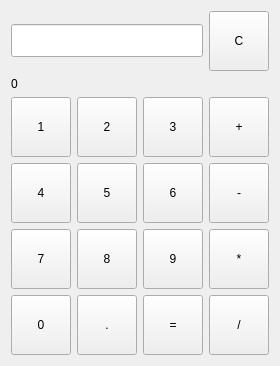
<?xml version="1.0" encoding="UTF-8"?>
<ui version="4.0">
 <class>WdtCalculator</class>
 <widget class="QWidget" name="WdtCalculator">
  <property name="geometry">
   <rect>
    <x>0</x>
    <y>0</y>
    <width>278</width>
    <height>363</height>
   </rect>
  </property>
  <property name="windowTitle">
   <string>Form</string>
  </property>
  <layout class="QVBoxLayout" name="verticalLayout">
   <item>
    <layout class="QGridLayout" name="gridLayout">
     <item row="6" column="1">
      <widget class="QPushButton" name="btnPoint">
       <property name="minimumSize">
        <size>
         <width>60</width>
         <height>60</height>
        </size>
       </property>
       <property name="maximumSize">
        <size>
         <width>60</width>
         <height>60</height>
        </size>
       </property>
       <property name="focusPolicy">
        <enum>Qt::NoFocus</enum>
       </property>
       <property name="text">
        <string>.</string>
       </property>
      </widget>
     </item>
     <item row="6" column="3">
      <widget class="QPushButton" name="btnDiv">
       <property name="minimumSize">
        <size>
         <width>60</width>
         <height>60</height>
        </size>
       </property>
       <property name="maximumSize">
        <size>
         <width>60</width>
         <height>60</height>
        </size>
       </property>
       <property name="focusPolicy">
        <enum>Qt::NoFocus</enum>
       </property>
       <property name="text">
        <string>/</string>
       </property>
      </widget>
     </item>
     <item row="4" column="0">
      <widget class="QPushButton" name="btn7">
       <property name="minimumSize">
        <size>
         <width>60</width>
         <height>60</height>
        </size>
       </property>
       <property name="maximumSize">
        <size>
         <width>60</width>
         <height>60</height>
        </size>
       </property>
       <property name="focusPolicy">
        <enum>Qt::NoFocus</enum>
       </property>
       <property name="text">
        <string>7</string>
       </property>
      </widget>
     </item>
     <item row="3" column="1">
      <widget class="QPushButton" name="btn5">
       <property name="minimumSize">
        <size>
         <width>60</width>
         <height>60</height>
        </size>
       </property>
       <property name="maximumSize">
        <size>
         <width>60</width>
         <height>60</height>
        </size>
       </property>
       <property name="focusPolicy">
        <enum>Qt::NoFocus</enum>
       </property>
       <property name="text">
        <string>5</string>
       </property>
      </widget>
     </item>
     <item row="2" column="2">
      <widget class="QPushButton" name="btn3">
       <property name="minimumSize">
        <size>
         <width>60</width>
         <height>60</height>
        </size>
       </property>
       <property name="maximumSize">
        <size>
         <width>60</width>
         <height>60</height>
        </size>
       </property>
       <property name="focusPolicy">
        <enum>Qt::NoFocus</enum>
       </property>
       <property name="text">
        <string>3</string>
       </property>
      </widget>
     </item>
     <item row="6" column="0">
      <widget class="QPushButton" name="btn0">
       <property name="minimumSize">
        <size>
         <width>60</width>
         <height>60</height>
        </size>
       </property>
       <property name="maximumSize">
        <size>
         <width>60</width>
         <height>60</height>
        </size>
       </property>
       <property name="focusPolicy">
        <enum>Qt::NoFocus</enum>
       </property>
       <property name="text">
        <string>0</string>
       </property>
      </widget>
     </item>
     <item row="2" column="3">
      <widget class="QPushButton" name="btnPlus">
       <property name="minimumSize">
        <size>
         <width>60</width>
         <height>60</height>
        </size>
       </property>
       <property name="maximumSize">
        <size>
         <width>60</width>
         <height>60</height>
        </size>
       </property>
       <property name="focusPolicy">
        <enum>Qt::NoFocus</enum>
       </property>
       <property name="text">
        <string>+</string>
       </property>
      </widget>
     </item>
     <item row="4" column="1">
      <widget class="QPushButton" name="btn8">
       <property name="minimumSize">
        <size>
         <width>60</width>
         <height>60</height>
        </size>
       </property>
       <property name="maximumSize">
        <size>
         <width>60</width>
         <height>60</height>
        </size>
       </property>
       <property name="focusPolicy">
        <enum>Qt::NoFocus</enum>
       </property>
       <property name="text">
        <string>8</string>
       </property>
      </widget>
     </item>
     <item row="0" column="3">
      <widget class="QPushButton" name="btnClear">
       <property name="minimumSize">
        <size>
         <width>60</width>
         <height>60</height>
        </size>
       </property>
       <property name="maximumSize">
        <size>
         <width>60</width>
         <height>60</height>
        </size>
       </property>
       <property name="focusPolicy">
        <enum>Qt::NoFocus</enum>
       </property>
       <property name="text">
        <string>C</string>
       </property>
      </widget>
     </item>
     <item row="3" column="3">
      <widget class="QPushButton" name="btnMinus">
       <property name="minimumSize">
        <size>
         <width>60</width>
         <height>60</height>
        </size>
       </property>
       <property name="maximumSize">
        <size>
         <width>60</width>
         <height>60</height>
        </size>
       </property>
       <property name="focusPolicy">
        <enum>Qt::NoFocus</enum>
       </property>
       <property name="text">
        <string>-</string>
       </property>
      </widget>
     </item>
     <item row="4" column="2">
      <widget class="QPushButton" name="btn9">
       <property name="minimumSize">
        <size>
         <width>60</width>
         <height>60</height>
        </size>
       </property>
       <property name="maximumSize">
        <size>
         <width>60</width>
         <height>60</height>
        </size>
       </property>
       <property name="focusPolicy">
        <enum>Qt::NoFocus</enum>
       </property>
       <property name="text">
        <string>9</string>
       </property>
      </widget>
     </item>
     <item row="0" column="0" colspan="3">
      <widget class="QLineEdit" name="leDisplay">
       <property name="font">
        <font>
         <pointsize>16</pointsize>
        </font>
       </property>
       <property name="alignment">
        <set>Qt::AlignRight|Qt::AlignTrailing|Qt::AlignVCenter</set>
       </property>
      </widget>
     </item>
     <item row="4" column="3">
      <widget class="QPushButton" name="btnMult">
       <property name="minimumSize">
        <size>
         <width>60</width>
         <height>60</height>
        </size>
       </property>
       <property name="maximumSize">
        <size>
         <width>60</width>
         <height>60</height>
        </size>
       </property>
       <property name="focusPolicy">
        <enum>Qt::NoFocus</enum>
       </property>
       <property name="text">
        <string>*</string>
       </property>
      </widget>
     </item>
     <item row="2" column="0">
      <widget class="QPushButton" name="btn1">
       <property name="minimumSize">
        <size>
         <width>60</width>
         <height>60</height>
        </size>
       </property>
       <property name="maximumSize">
        <size>
         <width>60</width>
         <height>60</height>
        </size>
       </property>
       <property name="focusPolicy">
        <enum>Qt::NoFocus</enum>
       </property>
       <property name="text">
        <string>1</string>
       </property>
      </widget>
     </item>
     <item row="3" column="0">
      <widget class="QPushButton" name="btn4">
       <property name="minimumSize">
        <size>
         <width>60</width>
         <height>60</height>
        </size>
       </property>
       <property name="maximumSize">
        <size>
         <width>60</width>
         <height>60</height>
        </size>
       </property>
       <property name="focusPolicy">
        <enum>Qt::NoFocus</enum>
       </property>
       <property name="text">
        <string>4</string>
       </property>
      </widget>
     </item>
     <item row="6" column="2">
      <widget class="QPushButton" name="btnCalc">
       <property name="minimumSize">
        <size>
         <width>60</width>
         <height>60</height>
        </size>
       </property>
       <property name="maximumSize">
        <size>
         <width>60</width>
         <height>60</height>
        </size>
       </property>
       <property name="focusPolicy">
        <enum>Qt::NoFocus</enum>
       </property>
       <property name="text">
        <string>=</string>
       </property>
      </widget>
     </item>
     <item row="3" column="2">
      <widget class="QPushButton" name="btn6">
       <property name="minimumSize">
        <size>
         <width>60</width>
         <height>60</height>
        </size>
       </property>
       <property name="maximumSize">
        <size>
         <width>60</width>
         <height>60</height>
        </size>
       </property>
       <property name="focusPolicy">
        <enum>Qt::NoFocus</enum>
       </property>
       <property name="text">
        <string>6</string>
       </property>
      </widget>
     </item>
     <item row="2" column="1">
      <widget class="QPushButton" name="btn2">
       <property name="minimumSize">
        <size>
         <width>60</width>
         <height>60</height>
        </size>
       </property>
       <property name="maximumSize">
        <size>
         <width>60</width>
         <height>60</height>
        </size>
       </property>
       <property name="focusPolicy">
        <enum>Qt::NoFocus</enum>
       </property>
       <property name="text">
        <string>2</string>
       </property>
      </widget>
     </item>
     <item row="1" column="0" colspan="4">
      <widget class="QLabel" name="lbHistory">
       <property name="text">
        <string>0</string>
       </property>
      </widget>
     </item>
    </layout>
   </item>
  </layout>
 </widget>
 <resources/>
 <connections/>
</ui>
